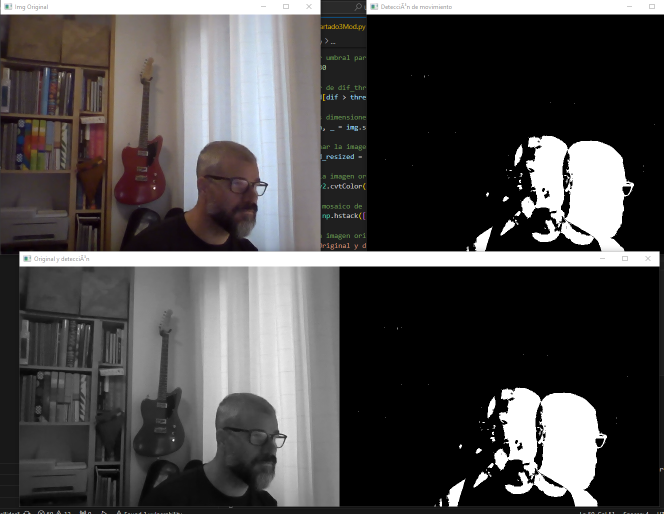
#> input picture modulo1/sesion3/sesion3/images/capturaPruebaFuncionamientoDeteccion.png, 1327 x 1028 px, given in place of the camera (shown at 1/2 size)
$ python apartado3Mod.py
#> lines starting #> are read from the running program, lines starting #| are printed output that depends on the picture
# -*- coding: utf-8 -*-
import cv2
import numpy as np

# Creamos un objeto de video-captura
cap = cv2.VideoCapture(0)

# Leo dos primeras imágenes
ret1, img_ref = cap.read()
#> img_ref is the input picture: shape (1028, 1327, 3); mean B, G, R 74.6, 74.7, 76.7
ret2, img = cap.read()

# Dimensiones de la imagen capturada por la cámara
[alto, ancho] = img.shape[0:2]
#> alto = 1028; ancho = 1327

while ret1 and ret2:

    # Conversión a escala de gris de la imagen actual img
    img_gray = cv2.cvtColor(img, cv2.COLOR_BGR2GRAY)
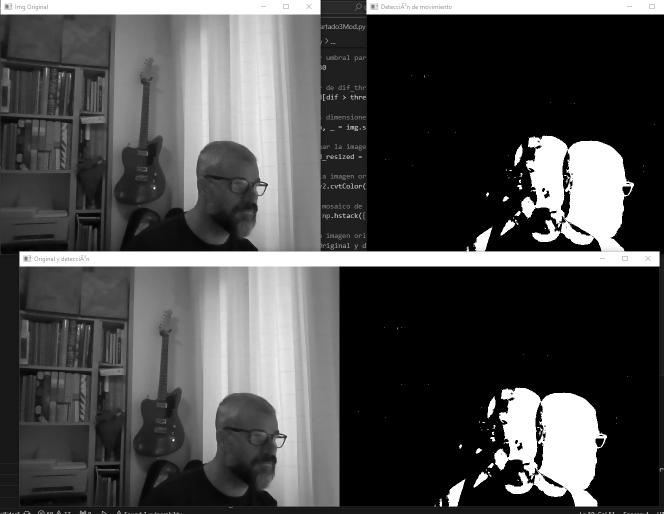
#> img_gray: shape (1028, 1327) (shown at 1/2 size); min 0, max 255, mean 75.3

    # Conversión a escala de gris de la imagen de referencia del frame anterior img_ref
    img_ref_gray = cv2.cvtColor(img_ref, cv2.COLOR_BGR2GRAY)

    # Calcular diferencia de imágenes: img_gray e img_ref_gray
    dif = cv2.absdiff(img_gray, img_ref_gray)
#> dif: shape (1028, 1327); every value is 0

    # Inicializar imagen umbral de diferencia de imágenes (dif_threshold)
    dif_threshold = np.zeros((alto, ancho, 1), np.uint8)

    # Fijar valor umbral para detección de movimiento de manera experimental
    threshold = 30

    # Fijar valor de dif_threshold a blanco cuando se supera el umbral
    dif_threshold[dif > threshold] = 255

    # Obtener las dimensiones de la imagen original
    height, width, _ = img.shape
#> height = 1028; width = 1327

    # Redimensionar la imagen de detección de movimiento para que tenga la misma altura que la imagen original
    dif_threshold_resized = cv2.resize(dif_threshold, (width, height))

    # Convertir la imagen original a escala de grises
    img_gray = cv2.cvtColor(img, cv2.COLOR_BGR2GRAY)

    # Generar el mosaico de reproducciones debido a que la imagen original es en color
    cap_mosaic = np.hstack([img_gray, dif_threshold_resized])
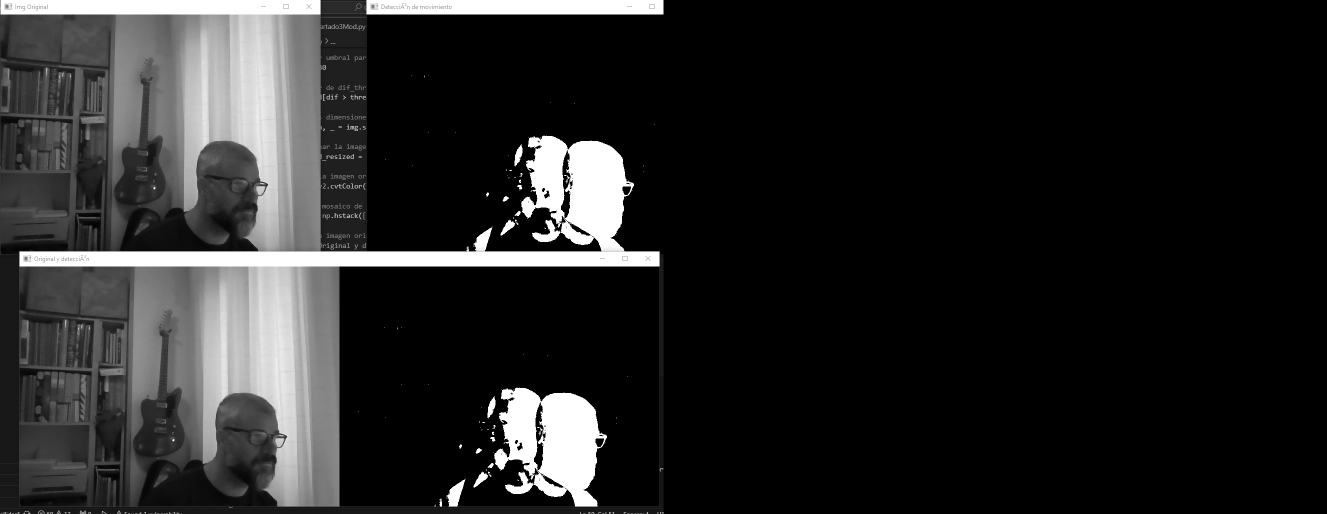
#> cap_mosaic: shape (1028, 2654) (shown at 1/2 size); min 0, max 255, mean 37.6

    #se muetra la imagen original y la de detección
    cv2.imshow('Original y detección', cap_mosaic)

    # Visualizar la imagen original en una ventana
    cv2.imshow('Img Original', img)

    # Visualizar la imagen de detección de movimiento en otra ventana
    cv2.imshow('Detección de movimiento', dif_threshold)

    # En cada iteración, la imagen anterior se convierte en referencia (clonación de imágenes)
    ref = img_ref.copy()

    # Lectura de imagen actual (img)
    ret2, img = cap.read()

    if cv2.waitKey(1) & 0xFF == ord('q'):
#> (key q is pressed here)
        break

# Liberar objetos
cap.release()
cv2.destroyAllWindows()
